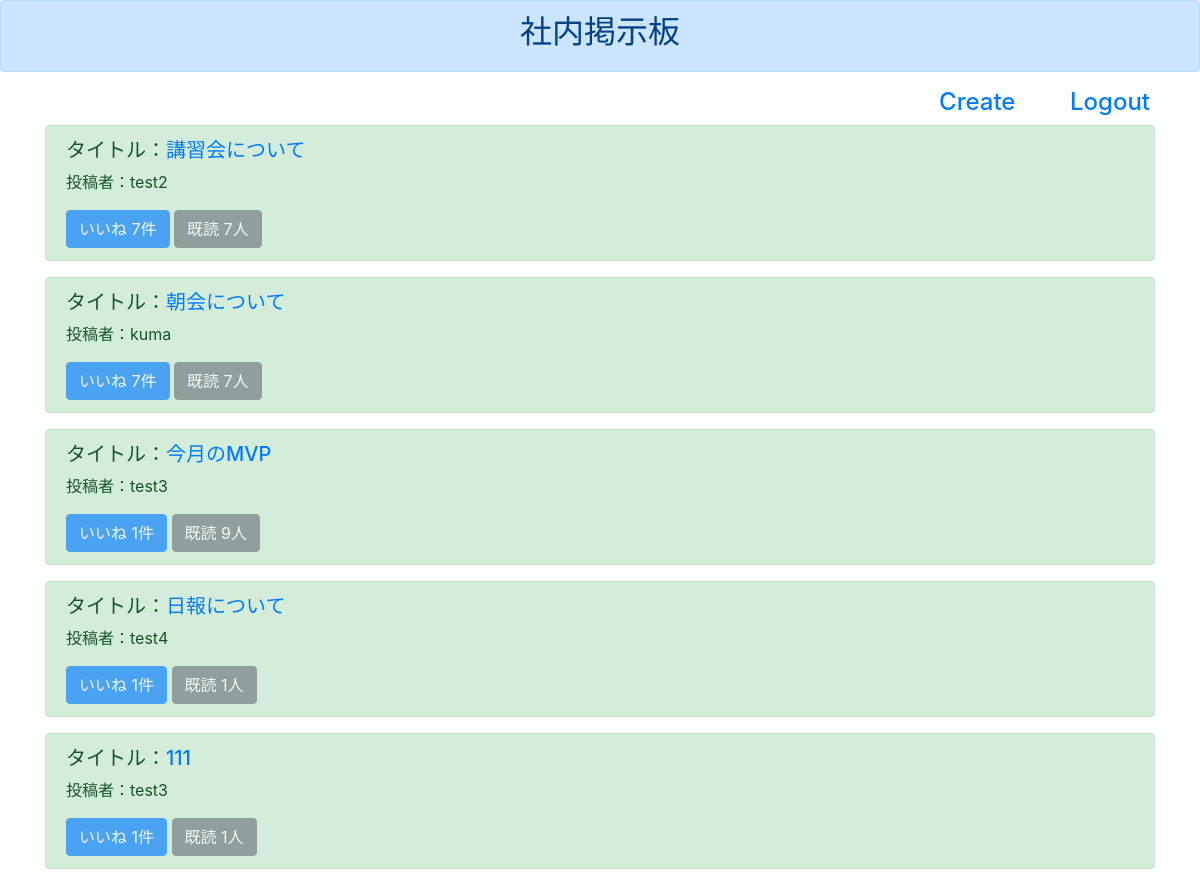
Screenshot of /list/ (signed in) with the database file from the repository.
### boardapp/models.py (models this page shows)
class BoardModel(models.Model):
    title = models.CharField(max_length=100)
    content = models.TextField()
    author = models.CharField(max_length=50)
    snsimage = models.ImageField(upload_to='')
    good = models.IntegerField(null=True, blank=True, default=0)
    read = models.IntegerField(null=True, blank=True, default=0)
    readtext = models.TextField(null=True, blank=True, default='a')

### boardapp/views.py (the view)
# urls.py: path('list/', listfunc, name='list'),
def listfunc(request):
    object_list = BoardModel.objects.all()
    return render(request, 'list.html', {'object_list':object_list})

### templates/list.html
{% extends 'base.html' %}
{% block header%}
<div class="alert alert-primary" role="alert">
  <h2 class="text-center">社内掲示板</h2>
</div>
{% endblock header%}
{% block content%}
<div style="text-align: end;margin: 0px 50px;">
  <h4 style="display: inline-block; margin: 0px 50px;"><a href="{% url 'create' %}">Create</a></h4>
  <h4 style="display: inline-block;"><a href="{% url 'logout' %}">Logout</a></h4>
</div>
{% if user.is_authenticated %}
  <div class="container">
    {% for item in object_list %}
      <div class="alert alert-success" role="alert">
        <h5>タイトル：<a href="{% url 'detail' item.pk %}">{{ item.title }}</a></h5>
        <p>投稿者：{{ item.author }}</p>
        <a href="#" class="btn btn-primary disabled" role="button" aria-pressed="true">いいね {{ item.good }}件</a>
        <a href="#" class="btn btn-secondary disabled" role="button" aria-pressed="true">既読 {{ item.read }}人</a>
      </div>
    {% endfor %}
  </div>
{% else %}
  <h2 class="text-center">ログインもしくは新規登録してご利用ください!</h2>
{% endif %}
{% endblock content%}

### rows the page displays
BoardModel: title "講習会について", author "test2", good "7", read "7"
BoardModel: title "朝会について", author "kuma", good "7", read "7"
BoardModel: title "今月のMVP", author "test3", good "1", read "9"
BoardModel: title "日報について", author "test4", good "1", read "1"
BoardModel: title "111", author "test3", good "1", read "1"
